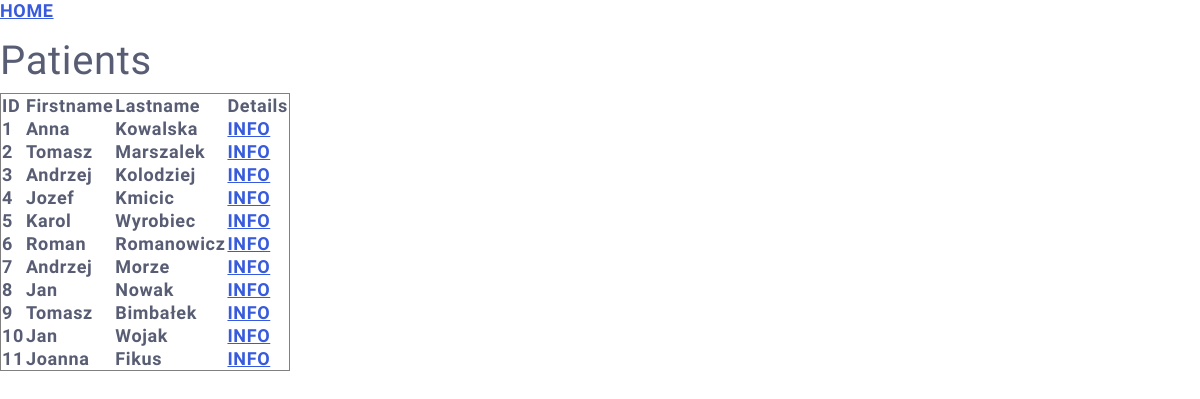
The app's page /patients/ with its own data.
### patients/models.py (models this page shows, shortened)
class Patient(models.Model):
    SEX = {
        "M": "Male",
        "F": "Female",
    }
    firstname = models.CharField(max_length=255)
    lastname = models.CharField(max_length=255)
    birthdate = models.DateField(null=True)
    sex = models.CharField(max_length=8, choices=SEX, null=True)
    login = models.CharField(max_length=255, null=True)
    password = models.CharField(max_length=255, null=True)
    image = models.ImageField(null=True, upload_to='images/')

### patients/views.py (the view)
# urls.py: path('', include('patients.urls'))
def patients(request):
    allpatients = models.Patient.objects.all().values()
    template = loader.get_template('all_patients.html')
    context = {
        'patients': allpatients,
    }
    return HttpResponse(template.render(context, request))

### patients/templates/all_patients.html (shortened to what this page needs)
{% extends "master.html" %}
{% block content %}
  <p><a href="/">HOME</a></p>
  <h1>Patients</h1>
  <table border='1'>
  <tr>
    <th>ID</th>
    <th>Firstname</th>
    <th>Lastname</th>
      <th>Details</th>
  </tr>
  {% for x in patients %}
    {% if x.id != 0 %}
    <tr>
      <td>{{ x.id }}</td>
        <td>{{ x.firstname }}</td>
      <td>{{ x.lastname }}</td>
    <td><a href="details/{{ x.id }}">INFO</a> </td>
    </tr>
    {% endif %}
  {% endfor %}
</table>
{% endblock %}

### records on screen
Patient: id "1", firstname "Anna", lastname "Kowalska"
Patient: id "2", firstname "Tomasz", lastname "Marszalek"
Patient: id "3", firstname "Andrzej", lastname "Kolodziej"
Patient: id "4", firstname "Jozef", lastname "Kmicic"
Patient: id "5", firstname "Karol", lastname "Wyrobiec"
Patient: id "6", firstname "Roman", lastname "Romanowicz"
Patient: id "7", firstname "Andrzej", lastname "Morze"
Patient: id "8", firstname "Jan", lastname "Nowak"
Patient: id "9", firstname "Tomasz", lastname "Bimbałek"
Patient: id "10", firstname "Jan", lastname "Wojak"
Patient: id "11", firstname "Joanna", lastname "Fikus"
